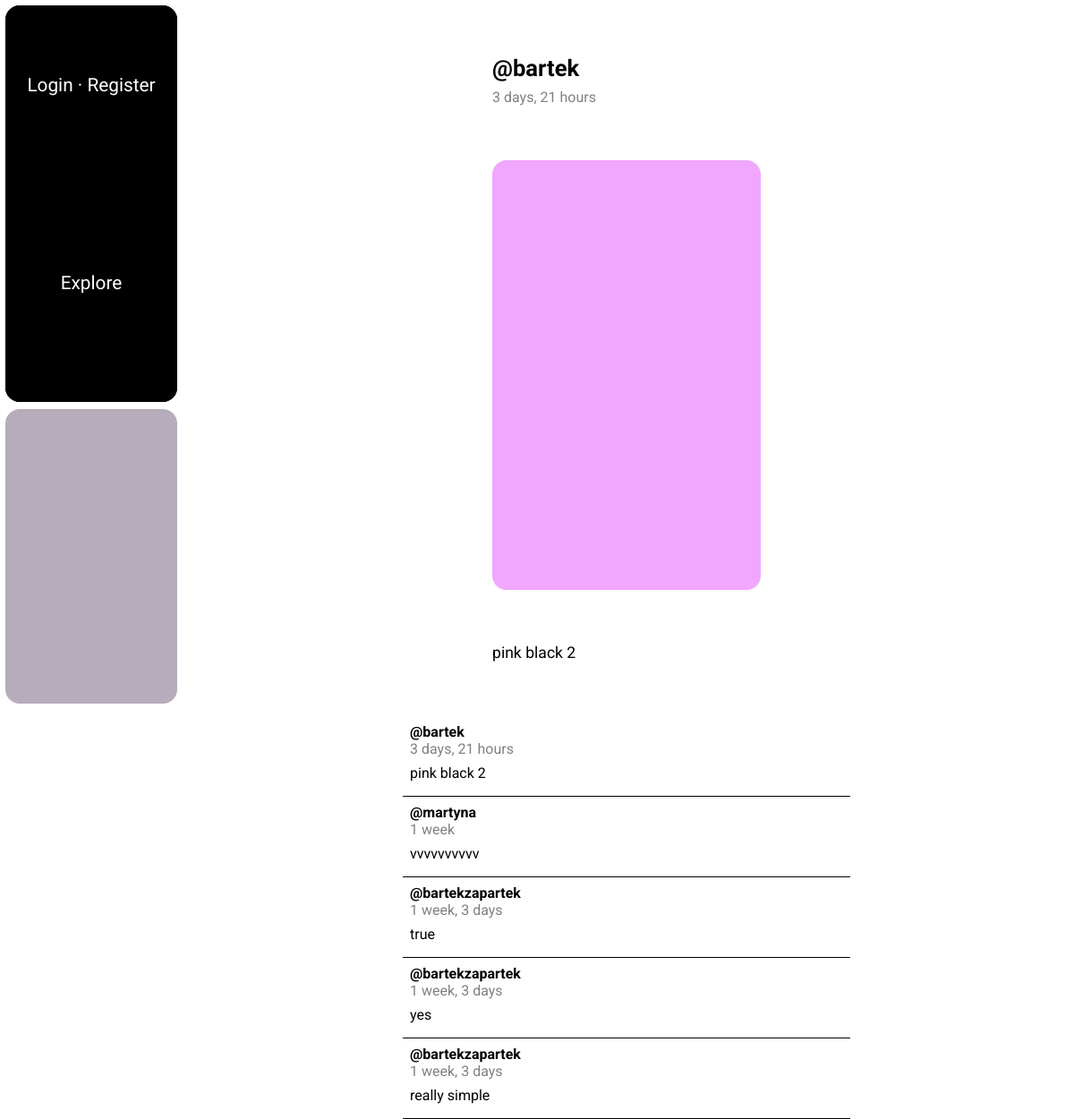
The page /post/33/ on the database its author committed.
### base/models.py (models this page shows)
class Post(models.Model):
    owner = models.ForeignKey(User, on_delete = models.CASCADE)
    likes = models.ManyToManyField(User, related_name = 'post_likes')
    cover = models.ImageField(upload_to = rename, null = True, blank = True)
    description = models.TextField()
    created = models.DateTimeField(auto_now = True)
    updated = models.DateTimeField(auto_now_add = True)

class Comment(models.Model):
    owner = models.ForeignKey(User, on_delete = models.CASCADE)
    post = models.ForeignKey(Post, on_delete = models.CASCADE)
    body = models.TextField(blank = False, null = False)
    created = models.DateTimeField(auto_now = True)
    updated = models.DateTimeField(auto_now_add = True)
    class Meta:
        ordering = ["-created"]

### base/views.py (the view, shortened to what this page needs)
# urls.py: path('post/<str:pk>/', views.post_view, name = 'post'),
def post_view(request, pk):
    post = Post.objects.get(id = pk)
    likes_count = post.likes.count()
    comments = post.comment_set.all().order_by('-created')
    context = {
        'post' : post,
        'likes_count' : likes_count,
        'comments' : comments,
        'recent_activity_chats' : get_recent_activity_chats(request)
              }
    return render(request, 'base/post-view.html', context)

### base/views.py (called while the page is built)
def get_recent_activity_chats(request):
    if request.user.is_authenticated:
        return Chat.objects.filter(
            Q(participant_1 = request.user) | Q(participant_2 = request.user)
            )[:3]
    return None

### base/templates/base/post-view.html (shortened to what this page needs)
{% extends 'main.html' %}
{% block static %}
    {% load static %}
    <link rel="stylesheet" href="{% static 'base/post-view.css' %}">
    <link rel="stylesheet" href="{% static 'base/components/add-comment-component.css' %}">
    <link rel="stylesheet" href="{% static 'base/components/comments-component.css' %}">
{% endblock static %}
{% block content %}
    <div class = 'post-view-content'>
        <div class="post-user-info">
            <a href = "{% url 'user-profile' post.owner.username %}" class = "post-user-info-link">
                @{{ post.owner.username }}
            </a>
            <p class = "post-user-info-created">
                {{ post.created | timesince }}
            </p>
        </div>
        <div class="post-cover">
            <img src="{{ post.cover.url }}" alt="" srcset="" class = "post-cover-image">
        </div>
        <div class="post-description">
            {{ post.description }}
        </div>
    </div>
    <div class="comments">
        {% include 'base/components/comments-component.html' %}
    </div>
{% endblock content %}

### base/templates/base/components/comments-component.html (shortened to what this page needs)
<div class="post-comment-section">
    {% for comment in comments %}
        <div class="post-comment">
            <div class="post-comment-owner">
                @{{ comment.owner.username }}
            </div>
            <div class="post-comment-date">
                {{ comment.created | timesince }}
            </div>
            <div class="post-comment-content">
                {{ comment.body }}
            </div>
        </div>
    {% endfor %}
</div>

### static/components/preconfig.css (style rules this page uses)
*, *::after, *::before { box-sizing: border-box; padding: 0; margin: 0; }
a, input, label, p { text-decoration: none; color: black; border: none; }

### base/static/base/post-view.css (style rules this page uses)
.post-view-content { display: flex; flex-direction: column; justify-content: space-evenly; align-items: center; width: 100%; height: 100%; }
.post-user-info { display: flex; flex-direction: column; justify-content: center; gap: 0.5rem; width: 30%; }
.post-user-info-link { font-size: 1.6rem; font-weight: 700; }
.post-user-info-created { font-size: 1rem; color: gray; }
.post-cover { display: flex; justify-content: center; width: 100%; height: 60%; }
.post-cover-image { width: 30%; height: 100%; border-radius: 1rem; }
.post-description { display: flex; justify-content: flex-start; width: 30%; font-size: 1.1rem; }
.comments { display: flex; flex-direction: column; justify-content: space-around; align-items: center; width: 100%; }

### base/static/base/components/comments-component.css (style rules this page uses)
.post-comment-section { display: flex; flex-direction: column; justify-content: space-around; align-items: center; width: 50%; }
.post-comment { display: flex; flex-direction: column; justify-content: space-around; align-items: flex-start; width: 100%; padding: 0.5rem; border-bottom: 1px solid black; }
.post-comment-owner { font-weight: 700; }
.post-comment-date { color: grey; }
.post-comment-content { padding-block: 0.5rem; }

### rows shown on the page
Post: owner.username "bartek", created "3 days, 21 hours", cover (picture), description "pink black 2"
Comment: owner.username "bartek", created "3 days, 21 hours", body "pink black 2"
Comment: owner.username "martyna", created "1 week", body "vvvvvvvvvv"
Comment: owner.username "bartekzapartek", created "1 week, 3 days", body "true"
Comment: owner.username "bartekzapartek", created "1 week, 3 days", body "yes"
Comment: owner.username "bartekzapartek", created "1 week, 3 days", body "really simple"
